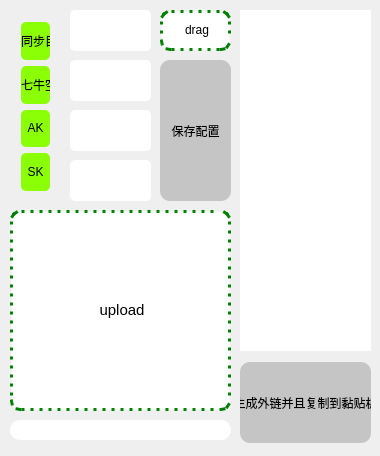
<?xml version="1.0" encoding="UTF-8"?>
<ui version="4.0">
 <class>Dialog</class>
 <widget class="QDialog" name="Dialog">
  <property name="geometry">
   <rect>
    <x>0</x>
    <y>0</y>
    <width>380</width>
    <height>456</height>
   </rect>
  </property>
  <property name="windowTitle">
   <string>Dialog</string>
  </property>
  <property name="styleSheet">
   <string notr="true">
font: 75 9pt &quot;微软雅黑&quot;;
border-radius: 10;</string>
  </property>
  <widget class="QPushButton" name="saveconfig">
   <property name="geometry">
    <rect>
     <x>160</x>
     <y>60</y>
     <width>71</width>
     <height>141</height>
    </rect>
   </property>
   <property name="styleSheet">
    <string notr="true">font: 75 9pt &quot;微软雅黑&quot;;
background-color: rgb(197, 197, 197);

border-radius: 10;
</string>
   </property>
   <property name="text">
    <string>保存配置</string>
   </property>
  </widget>
  <widget class="QLabel" name="labeldrag">
   <property name="geometry">
    <rect>
     <x>160</x>
     <y>10</y>
     <width>71</width>
     <height>41</height>
    </rect>
   </property>
   <property name="styleSheet">
    <string notr="true">background-color: rgb(255, 255, 255);
font: 75 9pt &quot;微软雅黑&quot;;
border: 3px dotted green;
border-radius: 10;</string>
   </property>
   <property name="text">
    <string>&lt;html&gt;&lt;head/&gt;&lt;body&gt;&lt;p align=&quot;center&quot;&gt;drag&lt;/p&gt;&lt;/body&gt;&lt;/html&gt;</string>
   </property>
  </widget>
  <widget class="QLabel" name="labelupload">
   <property name="geometry">
    <rect>
     <x>10</x>
     <y>210</y>
     <width>221</width>
     <height>201</height>
    </rect>
   </property>
   <property name="styleSheet">
    <string notr="true">background-color: rgb(255, 255, 255);
border: 3px dotted green;
border-radius: 10;
font: 75 11pt &quot;微软雅黑&quot;;</string>
   </property>
   <property name="text">
    <string>&lt;!DOCTYPE HTML PUBLIC &quot;-//W3C//DTD HTML 4.0//EN&quot; &quot;http://www.w3.org/TR/REC-html40/strict.dtd&quot;&gt;
&lt;html&gt;&lt;head&gt;&lt;meta name=&quot;qrichtext&quot; content=&quot;1&quot; /&gt;&lt;style type=&quot;text/css&quot;&gt;
p, li { white-space: pre-wrap; }
&lt;/style&gt;&lt;/head&gt;&lt;body style=&quot; font-family:'微软雅黑'; font-size:11pt; font-weight:72; font-style:normal;&quot;&gt;
&lt;p align=&quot;center&quot; style=&quot; margin-top:12px; margin-bottom:12px; margin-left:0px; margin-right:0px; -qt-block-indent:0; text-indent:0px;&quot;&gt;upload&lt;/p&gt;&lt;/body&gt;&lt;/html&gt;</string>
   </property>
  </widget>
  <widget class="QListWidget" name="listWidget">
   <property name="geometry">
    <rect>
     <x>240</x>
     <y>10</y>
     <width>131</width>
     <height>341</height>
    </rect>
   </property>
   <property name="styleSheet">
    <string notr="true">selection-color: yellow;
selection-background-color: blue;
border-radius: 10;</string>
   </property>
  </widget>
  <widget class="QLineEdit" name="lineEdit">
   <property name="geometry">
    <rect>
     <x>10</x>
     <y>420</y>
     <width>221</width>
     <height>20</height>
    </rect>
   </property>
  </widget>
  <widget class="QPushButton" name="pushButton">
   <property name="geometry">
    <rect>
     <x>240</x>
     <y>362</y>
     <width>131</width>
     <height>81</height>
    </rect>
   </property>
   <property name="styleSheet">
    <string notr="true">font: 75 9pt &quot;微软雅黑&quot;;
background-color: rgb(197, 197, 197);

border-radius: 10;
</string>
   </property>
   <property name="text">
    <string>生成外链并且复制到黏贴板</string>
   </property>
  </widget>
  <widget class="QWidget" name="layoutWidget">
   <property name="geometry">
    <rect>
     <x>10</x>
     <y>11</y>
     <width>51</width>
     <height>191</height>
    </rect>
   </property>
   <layout class="QVBoxLayout" name="verticalLayout">
    <item>
     <widget class="QLabel" name="src">
      <property name="styleSheet">
       <string notr="true">background-color: rgb(138, 255, 5);
font: 75 9pt &quot;微软雅黑&quot;;
border-radius: 5;</string>
      </property>
      <property name="text">
       <string>&lt;html&gt;&lt;head/&gt;&lt;body&gt;&lt;p align=&quot;center&quot;&gt;同步目录&lt;/p&gt;&lt;/body&gt;&lt;/html&gt;</string>
      </property>
     </widget>
    </item>
    <item>
     <widget class="QLabel" name="bucket">
      <property name="styleSheet">
       <string notr="true">background-color: rgb(138, 255, 5);
font: 75 9pt &quot;微软雅黑&quot;;
border-radius: 5;</string>
      </property>
      <property name="text">
       <string>&lt;html&gt;&lt;head/&gt;&lt;body&gt;&lt;p align=&quot;center&quot;&gt;七牛空间&lt;/p&gt;&lt;/body&gt;&lt;/html&gt;</string>
      </property>
     </widget>
    </item>
    <item>
     <widget class="QLabel" name="AK">
      <property name="styleSheet">
       <string notr="true">background-color: rgb(138, 255, 5);
font: 75 9pt &quot;微软雅黑&quot;;
border-radius: 5;</string>
      </property>
      <property name="text">
       <string>&lt;html&gt;&lt;head/&gt;&lt;body&gt;&lt;p align=&quot;center&quot;&gt;AK&lt;/p&gt;&lt;/body&gt;&lt;/html&gt;</string>
      </property>
     </widget>
    </item>
    <item>
     <widget class="QLabel" name="SK">
      <property name="styleSheet">
       <string notr="true">background-color: rgb(138, 255, 5);
font: 75 9pt &quot;微软雅黑&quot;;
border-radius: 5;</string>
      </property>
      <property name="text">
       <string>&lt;html&gt;&lt;head/&gt;&lt;body&gt;&lt;p align=&quot;center&quot;&gt;SK&lt;/p&gt;&lt;/body&gt;&lt;/html&gt;</string>
      </property>
     </widget>
    </item>
   </layout>
  </widget>
  <widget class="QPlainTextEdit" name="bucketEdit">
   <property name="geometry">
    <rect>
     <x>70</x>
     <y>60</y>
     <width>81</width>
     <height>41</height>
    </rect>
   </property>
   <property name="styleSheet">
    <string notr="true">background-color: rgb(255, 255, 255);
font: 75 9pt &quot;微软雅黑&quot;;
border-radius: 5;</string>
   </property>
  </widget>
  <widget class="QPlainTextEdit" name="akEdit">
   <property name="geometry">
    <rect>
     <x>70</x>
     <y>110</y>
     <width>81</width>
     <height>41</height>
    </rect>
   </property>
   <property name="styleSheet">
    <string notr="true">background-color: rgb(255, 255, 255);
font: 75 9pt &quot;微软雅黑&quot;;
border-radius: 5;</string>
   </property>
  </widget>
  <widget class="QPlainTextEdit" name="skEdit">
   <property name="geometry">
    <rect>
     <x>70</x>
     <y>160</y>
     <width>81</width>
     <height>41</height>
    </rect>
   </property>
   <property name="styleSheet">
    <string notr="true">background-color: rgb(255, 255, 255);
font: 75 9pt &quot;微软雅黑&quot;;
border-radius: 5;</string>
   </property>
  </widget>
  <widget class="QPlainTextEdit" name="srcEdit">
   <property name="geometry">
    <rect>
     <x>70</x>
     <y>10</y>
     <width>81</width>
     <height>41</height>
    </rect>
   </property>
   <property name="styleSheet">
    <string notr="true">background-color: rgb(255, 255, 255);
font: 75 9pt &quot;微软雅黑&quot;;
border-radius: 5;
</string>
   </property>
  </widget>
 </widget>
 <layoutdefault spacing="6" margin="11"/>
 <resources/>
 <connections/>
</ui>
